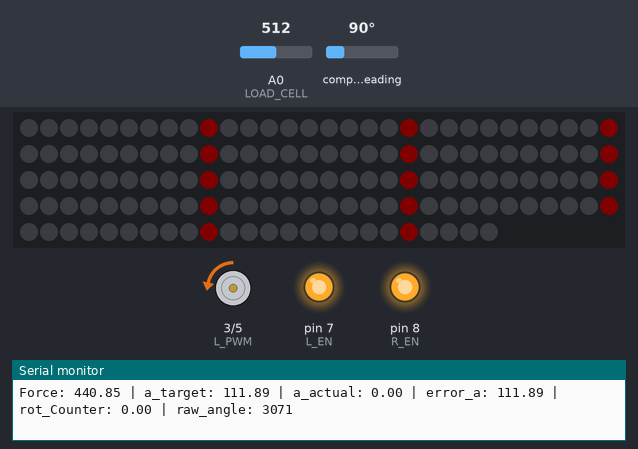
Bench run of a program on a simulated Arduino Nano, built with avr-gcc and run on an emulated ATmega328P. Shown: 144 RGB LEDs in strip order, left to right, continuing on the next row, motor-driver pin pairs drawn as motors (green arrow = first pin HIGH = forward, orange = second pin HIGH = backward, longer = more drive), output pins drawn as LEDs (lit = HIGH), the last lines printed to the serial monitor. The inputs (shaded band) are chosen by the test bench; at power-on: A0 (LOAD_CELL) = 512, compass heading 90°. Dim RGB values are drawn brighter than linear. At 20.5 s the program stops and its outputs stay as they are.

Above: at 1.7 s.
1.8 s: A0 (LOAD_CELL) set to 0
At 2.7 s:
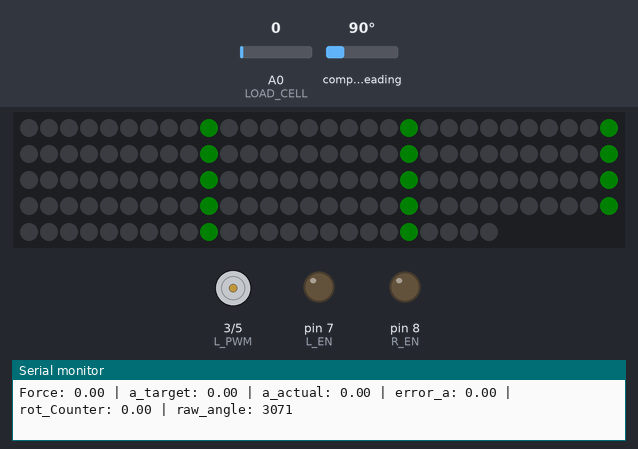
3.5 s: A0 (LOAD_CELL) set to 122
At 3.9 s:
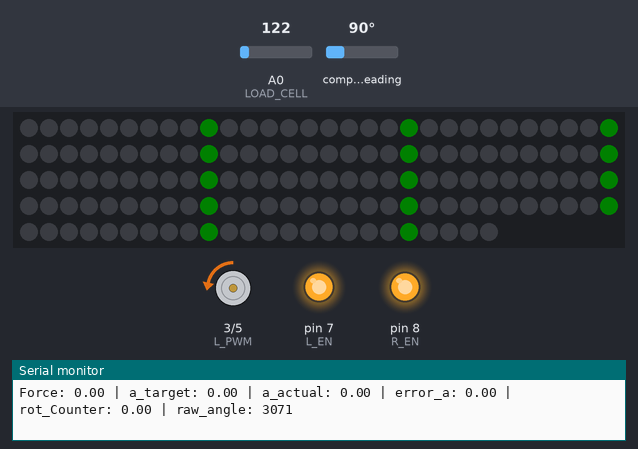
5.5 s: compass heading set to 7°
7.0 s: compass heading set to 269°
Timing chart, 0 to 22.0 s (numbered marks = the images above; inputs shaded):
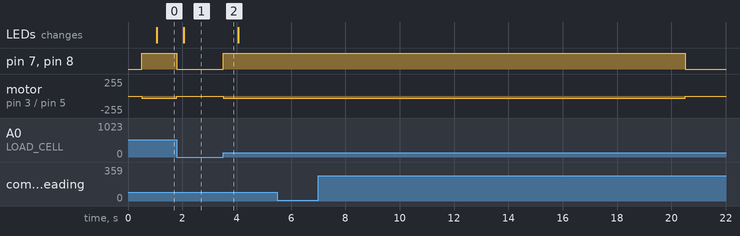

Measured:
- after the input at 1.8 s, pin 7 (L_EN), pin 8 (R_EN): HIGH → LOW at once; motor on pin 3 (L_PWM) / pin 5 (R_PWM): backward 30/255 → stopped at once; the LEDs: change after 0.25 s (image 1)
- after the input at 3.5 s, pin 7 (L_EN), pin 8 (R_EN): LOW → HIGH at once; motor on pin 3 (L_PWM) / pin 5 (R_PWM): stopped → backward 30/255 at once

The program:

main.cpp
```cpp
#include <Arduino.h>
#include <Wire.h>
#include <math.h>
#include <AS5600.h>
#include "PIDController.h"
#include <Adafruit_NeoPixel.h>

#define R_PWM 5 // D5
#define L_PWM 3 // D3
#define R_EN 8 // D8
#define L_EN 7 // D7
#define LOAD_CELL A0 // force sensor pin
#define AS5600_RAW_TO_DEGREES (360.0 / 4096.0)

#define LED_PIN 4           // Data pin for WS2812B (connect to DIN of the strip)
#define NUM_LEDS 144        // Number of LEDs on the strip (adjust to your strip)
#define LED_BRIGHTNESS 5    // Brightness of the strip

float k_spring = 1.97; // [N/mm]
float num_springs = 2; // Number of springs used
float spoed = 2.0; // [mm] per rotation
float a_start = 0; // [mm] Manually set start value of a, corresponds to the actual start position of the device
float a_target = 0; // [mm] Starting value of a

// Pre-calculated constants for ultra-fast math
const float ADC_TO_FORCE = (5.0 / 1023.0) * 29.361 * 6; // Combined: voltage conversion * calibration * total force multiplier
const float FORCE_TO_TARGET = 1.0 / (k_spring * num_springs); // 1/(1.97*2) = 0.253807
const float ROTATION_MULTIPLIER = 1.0 / 4096.0; // Pre-calculated 1/4096

// Rotation tracking variables
bool firstReading = true;
int previousPosition = 0;
int currentPosition = 0;
long totalRotation = 0;
float rotationCounter = 0.0;

// ADC optimization - skip every other reading
static bool skipADC = false;
static float lastForce = 0.0;
static float lastATarget = 0.0;
static bool firstADCRead = true;

bool lastMotorState = false; // Track motor state for LED updates
bool ledUpdatePending = false; // Flag for pending LED update
uint8_t pendingR = 0, pendingG = 0, pendingB = 0; // Pending LED colors


Adafruit_NeoPixel strip(NUM_LEDS, LED_PIN, NEO_GRB + NEO_KHZ800);

AS5600 as5600; // Create an instance of the AS5600 class to interact with the sensor

PIDController pid(1.5, 0.2, 0.15); // sOptimized tuning for better PWM range utilization

// Optimized tuning for force control system:
// P-term: 1.5 - balanced response without extreme outputs
// I-term: 0.25 - prevent integral windup while eliminating steady-state error
// D-term: 0.15 - good stability without noise amplification
// P-term: (Should spike immediately with force and drop when no force is applied)
// Max force: 15kg = 150 N
// Max totalForce: 150 * 6 = 900 N
// Max a_target: 900/(1.97*2) = 110 mm
// Max targetRotations: 110/2.0 = 55 rotations
// Optimal Kp: 50/55 ≈ 0.91
// For your maximum expected ERROR, the PID output should be around 255 (max speed):

// I-term: (Should gradually build up during sustained error and flatten out when target is reached)
// Too low: System never quite reaches exact target (steady-state error remains)
// Too high: System becomes unstable, oscillates, or overshoots
// Good range to try: 0.05, 0.1, 0.2, 0.5

// D-term: (Should remain flat because the error difference is very small, and change when sudden spikes happen)
// Too low: System overshoots target, oscillates
// Too high: System becomes sluggish, amplifies noise
// Good starting values: 0.01, 0.05, 0.1


// Set all LEDs on the strip to the same color
void setStripColor(uint8_t r, uint8_t g, uint8_t b) {
  strip.clear(); // Clear the strip first
  for (int i = 0; i < NUM_LEDS; i++) {
    strip.setPixelColor(i, strip.Color(r, g, b)); // Set LED i to the desired color
  }
  strip.show();
}

// Set every 10th LED to show motor status
void setMotorStatusLEDs(uint8_t r, uint8_t g, uint8_t b) {
  strip.clear(); // Clear the strip first
  for (int i = 9; i < NUM_LEDS; i += 10) { // Every 10th LED (10, 20, 30, etc.)
    strip.setPixelColor(i, strip.Color(r, g, b));
  }
  strip.show();
}

// Fast LED update - just set the flag, don't update immediately
void requestMotorStatusLEDs(uint8_t r, uint8_t g, uint8_t b) {
  pendingR = r;
  pendingG = g;
  pendingB = b;
  ledUpdatePending = true;
}

unsigned long startMillis = 0;
unsigned long lastPrintTime = 0;
unsigned long loopStartTime = 0;
unsigned long maxLoopTime = 0;
unsigned long minLoopTime = 999999;


void setup() {
  Serial.begin(9600); // Baud rate
  Wire.begin(); // Initialize I2C
  Wire.setClock(400000); // Lower to standard 400kHz for better reliability
  as5600.begin();  // Use default parameters first
  as5600.setDirection(AS5600_CLOCK_WISE); // CCW provides raw increments when motor moves CW

  // Fast ADC settings (prescaler 32 = 500kHz)
  ADCSRA &= ~(bit(ADPS0) | bit(ADPS1) | bit(ADPS2)); // Clear prescaler bits
  ADCSRA |= bit(ADPS2) | bit(ADPS0);                  // Set prescaler to 32 (500kHz)

  // Motor driver pins as output - DISABLE FIRST to prevent startup motor movement
  pinMode(R_PWM, OUTPUT);
  pinMode(L_PWM, OUTPUT);
  pinMode(R_EN, OUTPUT);
  pinMode(L_EN, OUTPUT);

  // Immediately disable motor to prevent startup movement
  analogWrite(R_PWM, 0);
  analogWrite(L_PWM, 0);
  digitalWrite(R_EN, LOW);
  digitalWrite(L_EN, LOW);

  // Led strip initialization
  strip.begin();
  strip.setBrightness(LED_BRIGHTNESS);
  strip.show();

  // Wait for AS5600 to stabilize and systems to initialize
  delay(500); // 500ms delay to prevent startup motor movement

  // Initialize PID controller to ensure clean start
  pid.reset();

  startMillis = millis();
}


void loop() {

  // Stop after 20 seconds
  if (millis() - startMillis > 20000) {
    //Serial.println("Stopping after 5 seconds...");
    //setStripColor(255, 255, 0); // Optional: set LED yellow to indicate stop
    analogWrite(R_PWM, 0);
    analogWrite(L_PWM, 0);
    digitalWrite(R_EN, LOW);
    digitalWrite(L_EN, LOW);
    while (true) {
      //stop the loop
    }

  }

  //  t1 = micros();
  currentPosition = as5600.rawAngle();  // 0-4095
  //  t2 = micros();
  currentPosition = 4095 - currentPosition;

  if (firstReading) {
    previousPosition = currentPosition;
    firstReading = false;
  } else {
    int diff = currentPosition - previousPosition;
    if (diff > 2048) diff -= 4096;
    else if (diff < -2048) diff += 4096;
    totalRotation += diff;
    rotationCounter = totalRotation / 4096.0;
    previousPosition = currentPosition;
  }

  //  t3 = micros();

  // skip ADC reading every other loop (but always read first time)
  float force, a_target;
  if (!skipADC || firstADCRead) {
    int rawADC = analogRead(LOAD_CELL);
    //t4 = micros();
    force = rawADC * ADC_TO_FORCE;
    a_target = force * FORCE_TO_TARGET;
    lastForce = force;
    lastATarget = a_target;
    firstADCRead = false;
  } else {
  //t4 = micros(); // No ADC read, so t4 = t3
    force = lastForce;
    a_target = lastATarget;
  }
  skipADC = !skipADC; // Toggle for next loop

  float a_actual = a_start + (rotationCounter * spoed);
  float error_a = a_target - a_actual;
  //t5 = micros();

  if (fabs(error_a) > 2) {  // Reduced deadband to 2mm for better precision

    // Enable motor driver
    digitalWrite(R_EN, HIGH);
    digitalWrite(L_EN, HIGH);

    // Update LEDs only on state change - motor turning (RED)
    if (!lastMotorState) {
      requestMotorStatusLEDs(255, 0, 0); // Request red LEDs (non-blocking)
      lastMotorState = true;
    }

    float output = pid.compute(a_target, a_actual); // PID calculation
    int pwm = constrain(abs(output), 20, 30); // Reduced PWM range for smoother operation

    if (error_a > 2) {
      analogWrite(R_PWM, pwm); // R_PWM = clockwise (a_actual goes up)
      analogWrite(L_PWM, 0);

    } else if (error_a < -2) {
      analogWrite(R_PWM, 0);
      analogWrite(L_PWM, pwm); // L_PWM = counter-clockwise (a_actual goes down)

    }

  } else {
    // Update LEDs only on state change - motor stopped (GREEN)
    if (lastMotorState) {
      requestMotorStatusLEDs(0, 255, 0); // Request green LEDs (non-blocking)
      lastMotorState = false;
    }

    analogWrite(R_PWM, 0);
    analogWrite(L_PWM, 0);
    digitalWrite(R_EN, LOW);
    digitalWrite(L_EN, LOW);

    // Don't reset rotation tracking - keep accumulating position
    // Only reset PID to avoid wind-up
    pid.reset();
  }

  //t6 = micros();

// Track loop time every loop
//unsigned long currentLoopTime = micros() - loopStartTime;
//if (currentLoopTime > maxLoopTime) maxLoopTime = currentLoopTime;
//if (currentLoopTime < minLoopTime) minLoopTime = currentLoopTime;

// Performance analysis - print timing breakdown every 2 seconds

static unsigned long lastTimingPrint = 0;
if (millis() - lastTimingPrint > 1000) {
  /*
  Serial.print("TIMING BREAKDOWN (μs): ");
  Serial.print("AS5600: "); Serial.print(t2-t1);
  Serial.print(" | Rotation: "); Serial.print(t3-t2);
  Serial.print(" | ADC: "); Serial.print(t4-t3);
  Serial.print(" | Math: "); Serial.print(t5-t4);
  Serial.print(" | Control: "); Serial.print(t6-t5);
  Serial.print(" | TOTAL: "); Serial.print(minLoopTime);
  Serial.print("/"); Serial.print(maxLoopTime);
  Serial.print(" | AS5600 RAW: "); Serial.print(currentPosition);
  Serial.print(" | ROT_COUNTER: "); Serial.print(rotationCounter, 3);
  Serial.println();
  */
  lastTimingPrint = millis();

  Serial.print("Force: ");
  Serial.print(force, 2);
  Serial.print(" | a_target: ");
  Serial.print(a_target, 2);
  Serial.print(" | a_actual: ");
  Serial.print(a_actual, 2);
  Serial.print(" | error_a: ");
  Serial.print(error_a, 2);
  Serial.print(" | rot_Counter: ");
  Serial.print(rotationCounter, 2);
  Serial.print(" | raw_angle: ");
  Serial.print(currentPosition);
  //Serial.print(" | Current LoopTime (μs): ");
  //Serial.print(currentLoopTime);
  Serial.println();
}


// Serial output only every 1000ms to reduce loop time further
if (millis() - lastPrintTime > 1000) {
  // Handle pending LED updates here (outside critical loop timing)
  if (ledUpdatePending) {
    setMotorStatusLEDs(pendingR, pendingG, pendingB);
    ledUpdatePending = false;
  }

  /*
  float timestamp = (millis() - startMillis) / 1000.0;
  float control = pid.getOutput();
  float p = pid.getPTerm();
  float i = pid.getITerm();
  float d = pid.getDTerm();
  float position = a_actual;
  float target = a_target;

  Serial.print(timestamp, 2); Serial.print(",");
  Serial.print(error_a, 2); Serial.print(",");
  Serial.print(control, 2); Serial.print(",");
  Serial.print(position, 2); Serial.print(",");
  Serial.print(target, 2); Serial.print(",");
  Serial.print(p, 2); Serial.print(",");
  Serial.print(i, 2); Serial.print(",");
  Serial.println(d, 2);
  */


  // Reset min/max after printing
  minLoopTime = 999999;
  maxLoopTime = 0;
  lastPrintTime = millis();
}

}
```

PIDController.cpp
```cpp
#include "PIDController.h"
#include <Arduino.h>  // For millis() function

PIDController::PIDController(float kp, float ki, float kd) {
    Kp = kp;
    Ki = ki;
    Kd = kd;
    integral = 0;
    lastError = 0;
    lastTime = 0;  // Initialize timing
    lastDerivative = 0;  // Initialize derivative filter

    pTerm = 0;
    iTerm = 0;
    dTerm = 0;
    output = 0;
}

void PIDController::reset() {
    integral = 0;
    lastError = 0;
    lastTime = 0;  // Reset timing
    lastDerivative = 0;  // Reset derivative filter
    pTerm = 0;
    iTerm = 0;
    dTerm = 0;
    output = 0;
}

void PIDController::setTunings(float kp, float ki, float kd) {
    Kp = kp;
    Ki = ki;
    Kd = kd;
}

float PIDController::compute(float setpoint, float measured) {
    unsigned long currentTime = millis();
    float error = setpoint - measured;

    // Calculate time difference in seconds
    float dt = 0.001;  // Default dt for first call or if time hasn't changed
    if (lastTime != 0) {
        dt = (currentTime - lastTime) / 1000.0;  // Convert ms to seconds
        if (dt <= 0) dt = 0.001;  // Prevent division by zero
    }

    integral += error * dt;  // Proper integral: Σ(error × dt)

    // Integral windup prevention - limit integral to reasonable range
    // Changed limits to allow for more gradual buildup with Ki=0.2
    //if (integral > 50.0) integral = 50.0;
    //if (integral < -50.0) integral = -50.0;

    float derivative = 0;
    if (lastTime != 0) {
        float rawDerivative = (error - lastError) / dt;  // Raw derivative calculation

        // Apply simple low-pass filter to smooth D-term (reduces noise)
        float alpha = 0.5;  // Filter strength (0.1 = heavy filtering, 0.9 = light filtering)
        derivative = alpha * rawDerivative + (1.0 - alpha) * lastDerivative;
        lastDerivative = derivative;

        // Alternative: Derivative on measurement (more stable)
        // derivative = -(measured - lastMeasured) / dt;  // Uncomment if still noisy
    }

    pTerm = Kp * error;
    iTerm = Ki * integral;
    dTerm = Kd * derivative;

    output = pTerm + iTerm + dTerm;

    lastError = error;
    lastTime = currentTime;

    return output;
}

// Getters
float PIDController::getPTerm() const { return pTerm; }
float PIDController::getITerm() const { return iTerm; }
float PIDController::getDTerm() const { return dTerm; }
float PIDController::getOutput() const { return output; }
```

PIDController.h
```cpp
#ifndef PIDCONTROLLER_H
#define PIDCONTROLLER_H

class PIDController {
public:
    PIDController(float kp, float ki, float kd);
    void reset();
    float compute(float setpoint, float measured);
    void setTunings(float kp, float ki, float kd);

    // New: Getters for debugging/plotting
    float getPTerm() const;
    float getITerm() const;
    float getDTerm() const;
    float getOutput() const;

private:
    float Kp, Ki, Kd;
    float integral;
    float lastError;
    unsigned long lastTime;  // For proper derivative calculation
    float lastDerivative;    // For derivative filtering

    // New: Store internal components
    float pTerm;
    float iTerm;
    float dTerm;
    float output;
};

#endif // PIDCONTROLLER_H
```
